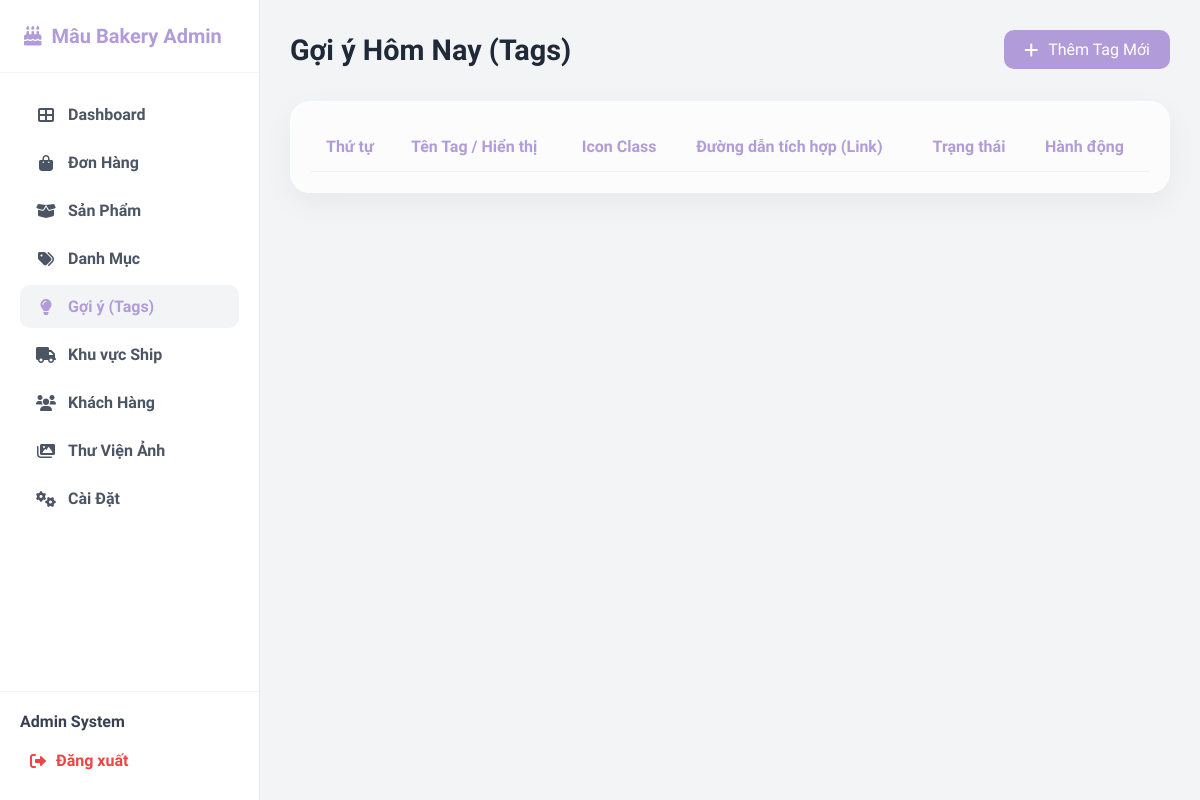
The page /admin/tags.php (signed in) on the database as committed earlier.
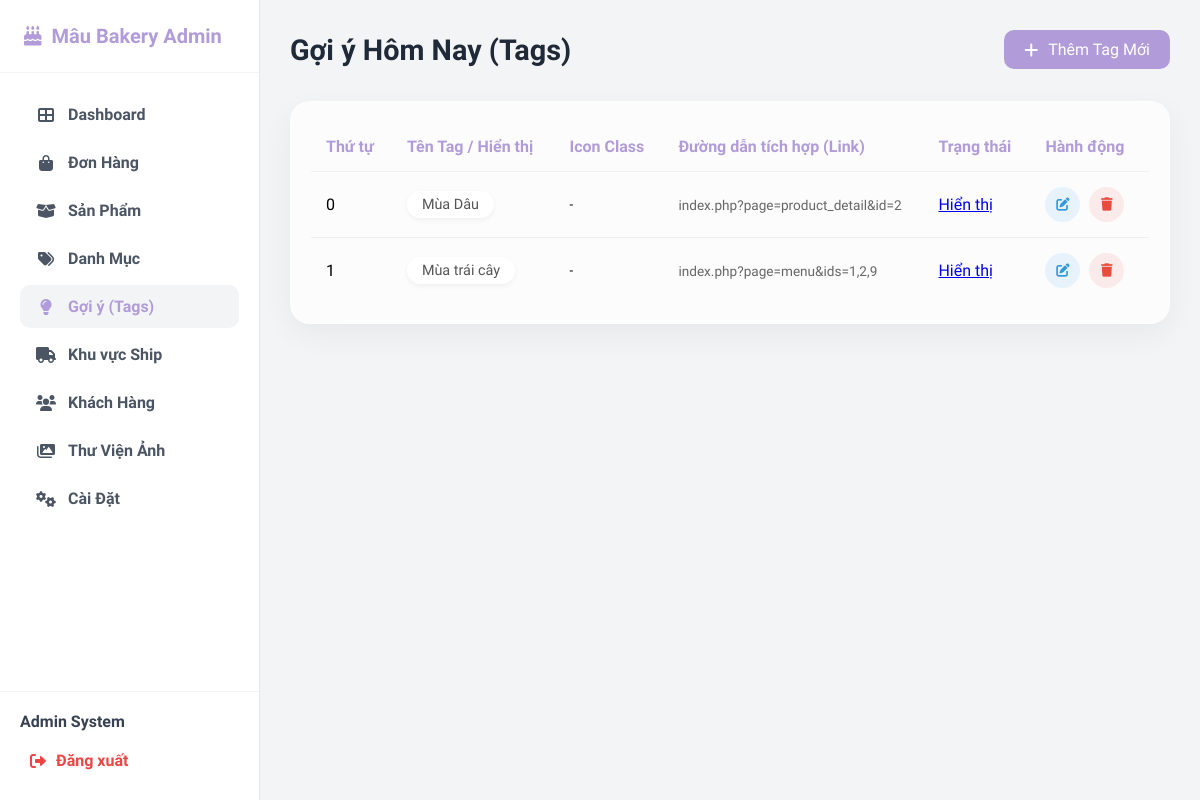
The same page on the database as committed later.
### tables this page shows
CREATE TABLE `featured_tags` (
  `id` int(11) NOT NULL AUTO_INCREMENT,
  `name` varchar(255) NOT NULL,
  `url` varchar(255) NOT NULL,
  `icon` varchar(50) DEFAULT NULL,
  `sort_order` int(11) NOT NULL DEFAULT 0,
  `is_active` tinyint(1) NOT NULL DEFAULT 1,
  `created_at` timestamp NOT NULL DEFAULT current_timestamp(),
  `updated_at` timestamp NOT NULL DEFAULT current_timestamp() ON UPDATE current_timestamp(),
  PRIMARY KEY (`id`)
);

### admin/controllers/TagManagerController.php (called while the page is built, shortened)
<?php
class TagManagerController
{
    private $conn;
    public function __construct($conn)
    {
        $this->conn = $conn;
    }
    public function getTags()
    {
        $stmt = $this->conn->prepare("SELECT * FROM featured_tags ORDER BY sort_order ASC");
        $stmt->execute();
        return $stmt->fetchAll(PDO::FETCH_ASSOC);
    }
}

### admin/tags.php (the view, shortened to what this page needs)
<?php
require_once 'includes/auth_check.php';
require_once 'controllers/TagManagerController.php';
$controller = new TagManagerController($conn);
$controller->handleRequest();
$tags = $controller->getTags();
?>
<link rel="stylesheet" href="assets/css/tags.css">
<?php include 'includes/header.php'; ?>
<div class="page-header">
    <h2 class="page-title">Gợi ý Hôm Nay (Tags)</h2>
    <a href="#" class="btn-add">
        <i class="fas fa-plus"></i> Thêm Tag Mới
    </a>
</div>
<div class="table-container">
    <table>
        <thead>
            <tr>
                <th>Thứ tự</th>
                <th>Tên Tag / Hiển thị</th>
                <th>Icon Class</th>
                <th>Đường dẫn tích hợp (Link)</th>
                <th>Trạng thái</th>
                <th>Hành động</th>
            </tr>
        </thead>
        <tbody>
            <?php foreach ($tags as $tag): ?>
                <tr>
                    <td>
                        <?php echo $tag['sort_order']; ?>
                    </td>
                    <td>
                        <div class="tag-preview">
                            <?php echo htmlspecialchars($tag['name']); ?>
                        </div>
                    </td>
                    <td><small>
                            <?php echo $tag['icon'] ?: '-'; ?>
                        </small></td>
                    <td style="max-width: 250px; word-wrap: break-word; font-size: 0.85rem; color: #666;">
                        <?php echo $tag['url']; ?>
                    </td>
                    <td>
                        <a href="tags.php?action=toggle&id=<?php echo $tag['id']; ?>"
                            class="status-badge <?php echo $tag['is_active'] ? 'active' : 'inactive'; ?>">
                            <?php echo $tag['is_active'] ? 'Hiển thị' : 'Đã ẩn'; ?>
                        </a>
                    </td>
                    <td>
                        <button class="action-btn btn-edit" onclick='openEditModal(<?php echo json_encode($tag); ?>)'>
                            <i class="fas fa-edit"></i>
                        </button>
                        <button class="action-btn btn-delete" onclick="confirmDelete(<?php echo $tag['id']; ?>)">
                            <i class="fas fa-trash"></i>
                        </button>
                    </td>
                </tr>
            <?php endforeach; ?>
        </tbody>
    </table>
</div>
</main>
</body>
</html>

### admin/includes/header.php (shortened to what this page needs)
<!DOCTYPE html>
<html lang="vi">
<head>
    <link rel="stylesheet" href="https://cdnjs.cloudflare.com/ajax/libs/font-awesome/6.0.0/css/all.min.css">
    <link rel="stylesheet" href="assets/css/style.css">
</head>
<body>
    <aside class="sidebar">
        <div class="brand">
            <i class="fas fa-birthday-cake"></i> Mâu Bakery Admin
        </div>
        <nav class="menu">
            <a href="index.php"
                class="menu-item <?php echo (basename($_SERVER['PHP_SELF']) == 'index.php') ? 'active' : ''; ?>">
                <i class="fas fa-th-large"></i> Dashboard
            </a>
            <a href="orders.php"
                class="menu-item <?php echo (basename($_SERVER['PHP_SELF']) == 'orders.php') ? 'active' : ''; ?>">
                <i class="fas fa-shopping-bag"></i> Đơn Hàng
            </a>
            <a href="products.php"
                class="menu-item <?php echo (basename($_SERVER['PHP_SELF']) == 'products.php') ? 'active' : ''; ?>">
                <i class="fas fa-box-open"></i> Sản Phẩm
            </a>
            <a href="categories.php"
                class="menu-item <?php echo (basename($_SERVER['PHP_SELF']) == 'categories.php') ? 'active' : ''; ?>">
                <i class="fas fa-tags"></i> Danh Mục
            </a>
            <a href="tags.php"
                class="menu-item <?php echo (basename($_SERVER['PHP_SELF']) == 'tags.php') ? 'active' : ''; ?>">
                <i class="fas fa-lightbulb"></i> Gợi ý (Tags)
            </a>
            <a href="shipping_zones.php"
                class="menu-item <?php echo (basename($_SERVER['PHP_SELF']) == 'shipping_zones.php') ? 'active' : ''; ?>">
                <i class="fas fa-truck"></i> Khu vực Ship
            </a>
            <a href="users.php"
                class="menu-item <?php echo (basename($_SERVER['PHP_SELF']) == 'users.php') ? 'active' : ''; ?>">
                <i class="fas fa-users"></i> Khách Hàng
            </a>
            <a href="media.php"
                class="menu-item <?php echo (basename($_SERVER['PHP_SELF']) == 'media.php') ? 'active' : ''; ?>">
                <i class="fas fa-images"></i> Thư Viện Ảnh
            </a>
            <a href="settings.php"
                class="menu-item <?php echo (basename($_SERVER['PHP_SELF']) == 'settings.php') ? 'active' : ''; ?>">
                <i class="fas fa-cogs"></i> Cài Đặt
            </a>
        </nav>
        <div class="user-panel">
            <div class="user-name-display">
                <?php echo isset($_SESSION['full_name']) ? $_SESSION['full_name'] : 'Admin'; ?>
            </div>
            <a href="../auth/logout.php" class="logout-btn">
                <i class="fas fa-sign-out-alt"></i> Đăng xuất
            </a>
        </div>
    </aside>
    <main class="main-content">

### admin/assets/css/tags.css (style rules this page uses)
.page-header { display: flex; justify-content: space-between; align-items: center; margin-bottom: 2rem; }
.page-title { font-size: 1.8rem; color: var(--text-color); margin: 0; }
.table-container { background: rgba(255, 255, 255, 0.7); backdrop-filter: blur(10px); border-radius: 20px; padding: 20px; box-shadow: 0 10px 30px rgba(0,0,0,0.05); border: 1px solid rgba(255,255,255,0.5); overflow-x: auto; }
table { width: 100%; border-collapse: collapse; }
th, td { padding: 15px; text-align: left; border-bottom: 1px solid rgba(0,0,0,0.05); }
th { font-weight: 600; color: var(--accent-color); font-family: 'Quicksand', sans-serif; }
tr:last-child td { border-bottom: none; }
.tag-preview { display: inline-flex; align-items: center; padding: 5px 15px; background: white; border-radius: 50px; box-shadow: 0 2px 5px rgba(0,0,0,0.05); font-size: 0.9rem; color: #555; gap: 8px; }
.btn-add { background: var(--accent-color); color: white; padding: 10px 20px; border-radius: 10px; text-decoration: none; display: inline-flex; align-items: center; gap: 10px; transition: all 0.3s; border: none; cursor: pointer; font-weight: 500; }
.action-btn { width: 35px; height: 35px; border-radius: 50%; border: none; display: inline-flex; align-items: center; justify-content: center; cursor: pointer; transition: all 0.2s; margin-right: 5px; }
.btn-edit { background: rgba(52, 152, 219, 0.1); color: #3498db; }
.btn-delete { background: rgba(231, 76, 60, 0.1); color: #e74c3c; }

### admin/assets/css/style.css (style rules this page uses)
:root { --sidebar-width: 260px; --primary-bg: #f3f4f6; --white: #ffffff; --text-dark: #1f2937; --accent-color: #b19cd9; --accent-hover: #9b85c1; }
* { margin: 0; padding: 0; box-sizing: border-box; font-family: 'Quicksand', sans-serif; }
body { background-color: var(--primary-bg); display: flex; min-height: 100vh; }
.sidebar { width: var(--sidebar-width); background: var(--white); height: 100vh; position: fixed; left: 0; top: 0; border-right: 1px solid #e5e7eb; display: flex; flex-direction: column; z-index: 100; }
.brand { padding: 24px; font-size: 1.25rem; font-weight: 700; color: var(--accent-color); display: flex; align-items: center; gap: 10px; border-bottom: 1px solid #f3f4f6; }
.menu { padding: 20px; flex: 1; }
.menu-item { display: flex; align-items: center; gap: 12px; padding: 12px 16px; color: #4b5563; text-decoration: none; border-radius: 10px; margin-bottom: 5px; transition: all 0.2s; font-weight: 600; }
.menu-item:hover, .menu-item.active { background-color: var(--primary-bg); color: var(--accent-color); }
.menu-item i { width: 20px; text-align: center; }
.user-panel { padding: 20px; border-top: 1px solid #f3f4f6; }
.user-name-display { margin-bottom: 10px; font-weight: 600; color: #374151; }
.logout-btn { display: flex; align-items: center; gap: 10px; color: #ef4444; text-decoration: none; font-weight: 600; padding: 10px; border-radius: 8px; }
.main-content { margin-left: var(--sidebar-width); flex: 1; padding: 30px; }
.page-title { font-size: 1.8rem; font-weight: 700; color: var(--text-dark); }

Rows that differ between the two databases and show on the page:
added featured_tags: sort_order "0", name "Mùa Dâu", icon "-", url "index.php?page=product_detail&id=2", is_active "Hiển thị"
added featured_tags: sort_order "1", name "Mùa trái cây", icon "-", url "index.php?page=menu&ids=1,2,9", is_active "Hiển thị"
